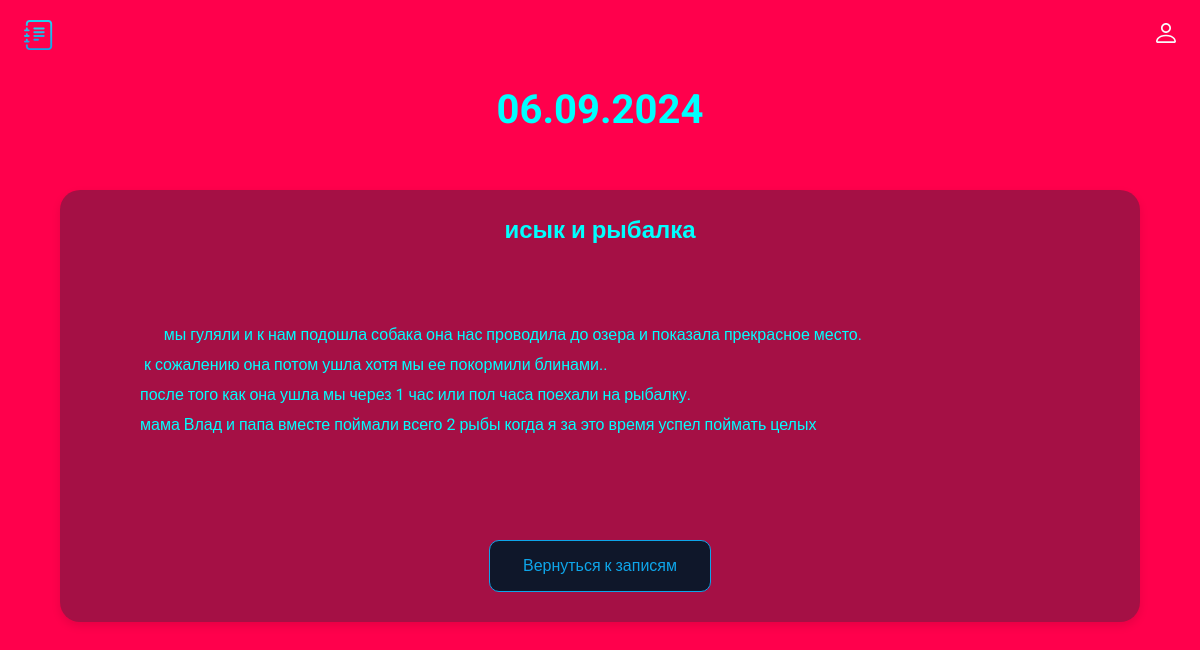
/card/1, run on the app's committed database.
### main.py (models this page shows, shortened)
class Card(db.Model):
    id = db.Column(db.Integer, primary_key=True)
    title = db.Column(db.String(100), nullable=False)
    subtitle = db.Column(db.String(300), nullable=False)
    text = db.Column(db.Text, nullable=False)

### main.py (the view)
@app.route('/card/<int:id>')
def card(id):
    card = Card.query.get(id)
    return render_template('card.html', card=card)

### templates/card.html (shortened to what this page needs)
<!doctype html>
<html lang="ru">
<head>
  <link rel="stylesheet" href="../static/css/style.css">
</head>
<body>
  <header class="header">
    <img src="../static/img/logo.svg" alt="logo" width="30" height="30">
    <ul class="main-list">
        <li class="list__item">
          <a href="">
            <img src="../static/img/login.svg" alt="login" width="20" height="20">
          </a>
    </ul>
  </header>
  <main class="main">
    {% block content %}
    <h1 class="main__title">{{card.title}}</h1>
    <div class="main__block">
      <h2 class="main__subtitle">{{card.subtitle}}</h2>
      <div class="main__text">
      {{card.text}}
      </div>
      <a class="main__link" href="/">Вернуться к записям</a>
    </div>
  </main>
  {% endblock %}
</body>
</html>

### static/css/style.css (style rules this page uses)
body { margin: 0; padding: 0; font-family: 'Roboto', sans-serif; font-size: 16px; line-height: 20px; background-color: #ff004c; color: #00ffff; }
h1, h2, p { margin: 0; }
img { object-fit: contain; }
a { text-decoration: none; color: inherit; transition: 0.2s; }
ul { list-style: none; margin: 0; padding: 0; }
.header { display: flex; justify-content: space-between; align-items: center; padding: 20px 2%; margin-bottom: 30px; }
.main-list { display: flex; align-items: center; gap: 20px; }
.main__title { font-size: 40px; text-align: center; margin-bottom: 70px; }
.main { padding: 0 5%; }
.main__block { background: rgba(30, 41, 59, 0.4); border-radius: 20px; box-shadow: 0px 4px 10px rgba(0, 0, 0, 0.1); padding: 30px 80px; display: flex; flex-direction: column; align-items: center; }
.main__subtitle { text-align: center; margin-bottom: 50px; }
.main__text { line-height: 30px; margin-bottom: 40px; white-space: pre-wrap; align-self: flex-start; }
.main__link { display: block; border: 1px solid rgba(14, 165, 233, 1); background: #0F172A; border-radius: 10px; color: rgba(14, 165, 233, 1); padding: 15px 10px; font: inherit; width: 200px; text-align: center; cursor: pointer; transition: 0.2s; }

### data on the page
Card: title "06.09.2024", subtitle "исык и рыбалка", text "мы гуляли и к нам подошла собака она нас проводила до озера и показала прекрасное место. к сожалению она потом ушла хотя мы ее покормили блинами.. после того как она ушла мы через 1 час или пол часа поехали на рыбалку. мама Влад и папа вместе поймали всего 2 рыбы когда я за это время успел поймать целых"
